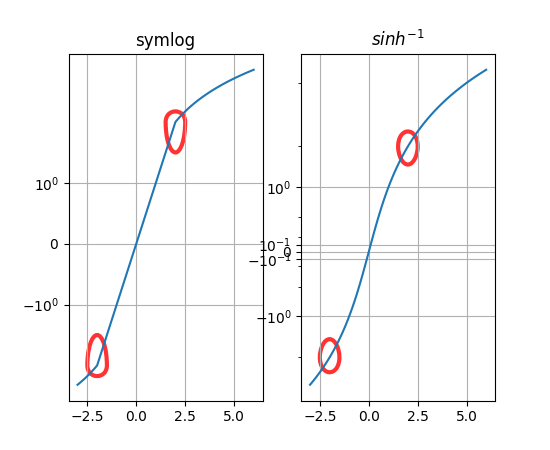

This figure's Python source:
import matplotlib.pyplot as plt
import numpy as np

fig, (ax0, ax1) = plt.subplots(1, 2, sharex=True)
x = np.linspace(-3, 6, 100)

ax0.plot(x, x)
ax0.set_yscale('symlog')
ax0.grid()
ax0.set_title('symlog')

ax1.plot(x, x)
ax1.set_yscale('asinh')
ax1.grid()
ax1.set_title(r'$sinh^{-1}$')

for p in (-2, 2):
    for ax in (ax0, ax1):
        c = plt.Circle((p, p), radius=0.5, fill=False,
                       color='red', alpha=0.8, lw=3)
        ax.add_patch(c)
